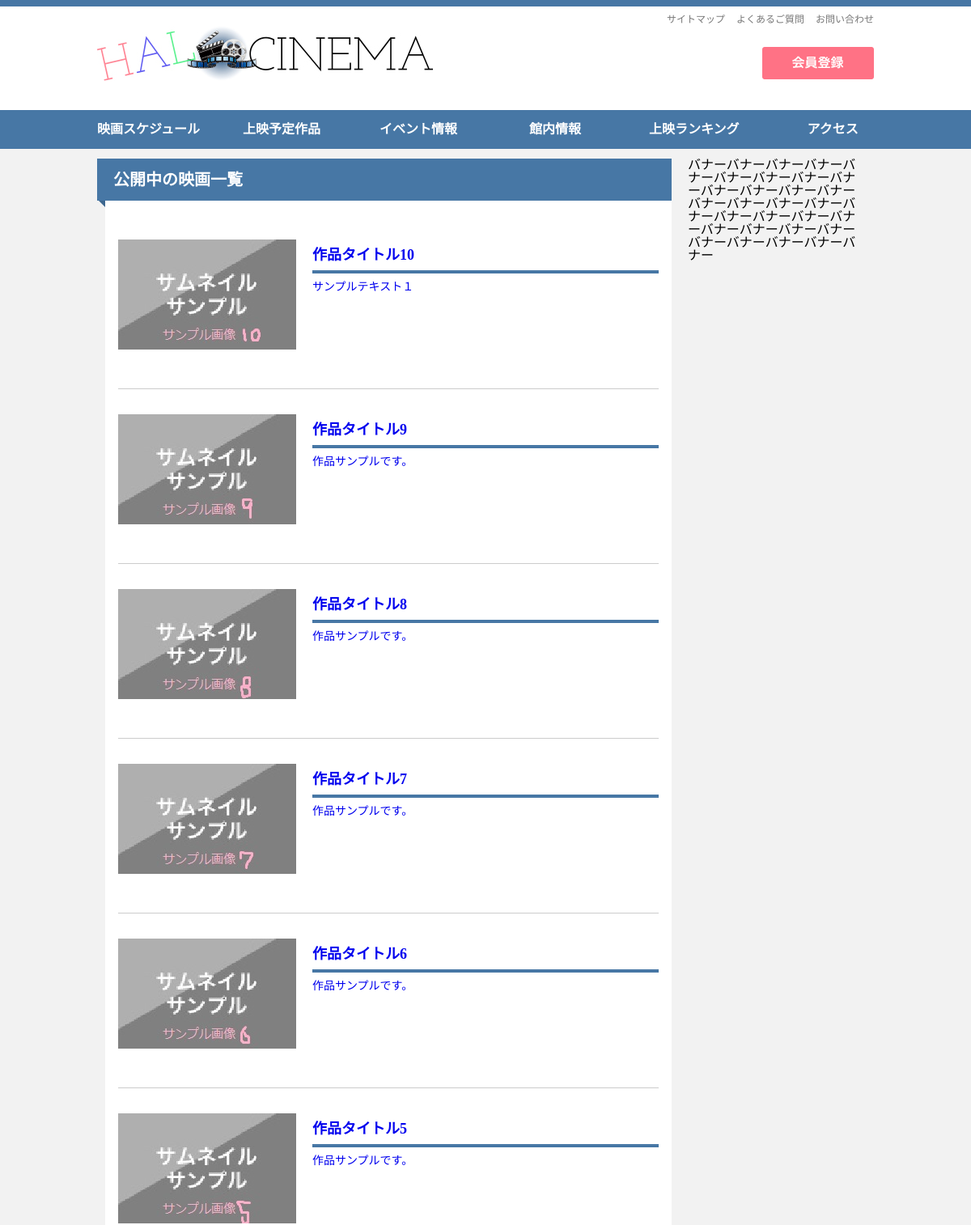
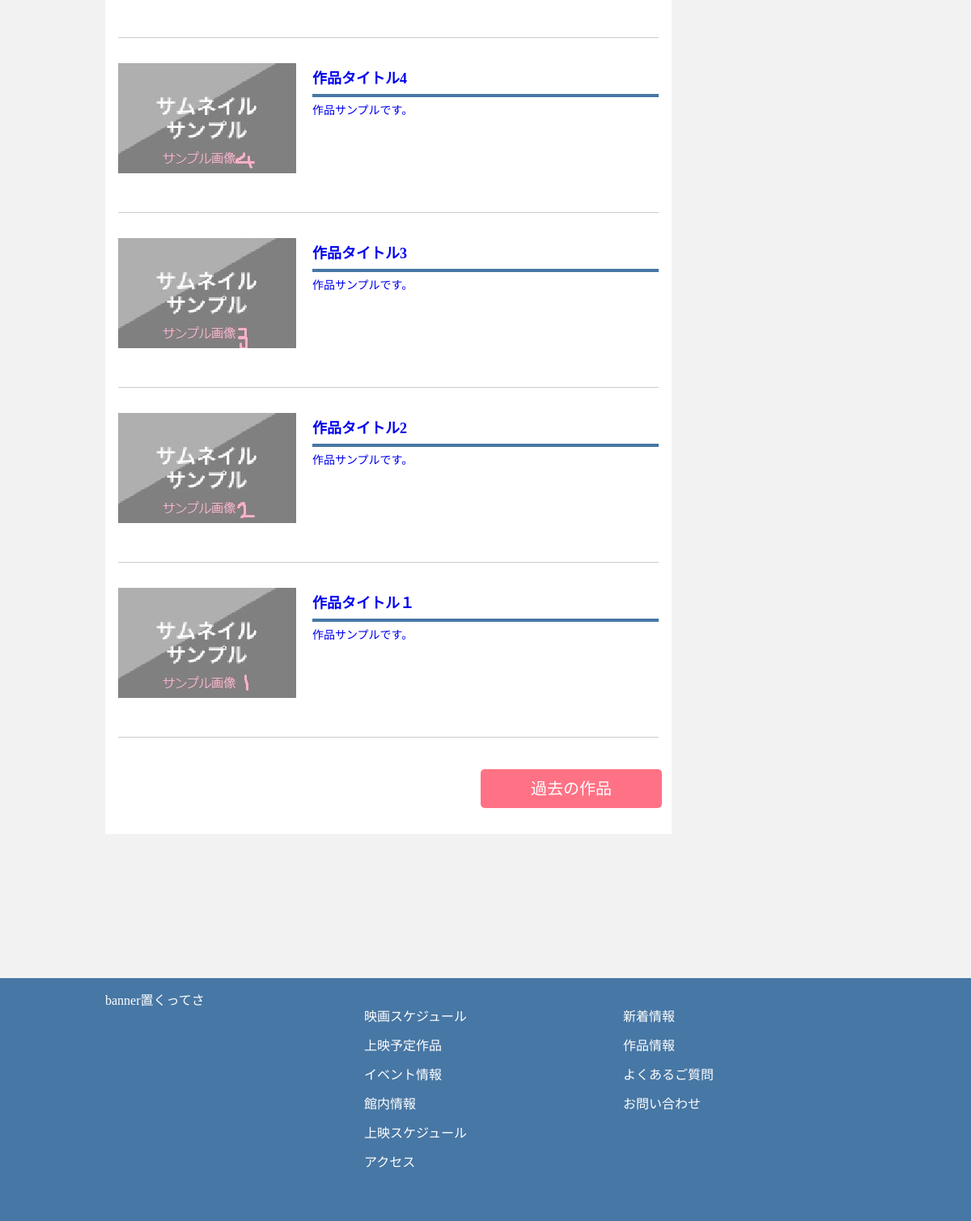
Screenshot of /coad/movie_list.php with the database file from the repository (2 pictures, top to bottom).
### tables this page shows
CREATE TABLE IF NOT EXISTS `movie` (
  `movie_id` varchar(7) NOT NULL,
  `movie_title` varchar(255) NOT NULL,
  `thumbnail` varchar(255) DEFAULT NULL,
  `start_day` date NOT NULL,
  `end_day` date NOT NULL,
  `movie_detail` text NOT NULL,
  `show_time` varchar(3) NOT NULL,
  `actor` text,
  `director` char(255) DEFAULT NULL,
  `url` varchar(255) DEFAULT NULL,
  `genre_id` varchar(2) NOT NULL,
  PRIMARY KEY (`movie_id`)
);

### coad/movie_list.php (the view, shortened to what this page needs)
<!DOCTYPE html>
<html>
	<head>
		<link rel="stylesheet" href="css/reset.css">
		<link rel="stylesheet" href="css/common.css">
		<link rel="stylesheet" href="css/movie_list.css">
		<?php
			$connect = mysqli_connect("localhost","root","");
			mysqli_select_db($connect,"hal_cinema");
			mysqli_set_charset($connect,"utf8");
			$sql = "SELECT movie_title as title,thumbnail as thm,movie_detail as det,actor as act,director as dir,start_day as sday FROM movie ORDER BY movie_id DESC";
			$result = mysqli_query($connect,$sql);
		?>
	</head>
	<body>
		<header id="header">
			<nav id="toplinkbar">
				<a href="#"><img class="logo" src="images/logo.jpg"></a>
				<a href="#"><img class="member_botton" src="images/member_botton.png"></a>
				<div id="toplinkbar_inner">
					<ul>
						<a href="#"><li id="toplinkbar_menu1">サイトマップ</li></a>
						<a href="#"><li id="toplinkbar_menu2">よくあるご質問</li></a>
						<a href="#"><li>お問い合わせ</li></a>
					</ul>
				</div>
			</nav>
			<nav id="global">
				<div id="global_inner">
					<ul>
						<a href="#"><li id="global_menu1">映画スケジュール</li></a>
						<a href="#"><li id="global_menu2">上映予定作品</li></a>
						<a href="#"><li id="global_menu3">イベント情報</li></a>
						<a href="#"><li id="global_menu4">館内情報</li></a>
						<a href="#"><li id="global_menu5">上映ランキング</li></a>
						<a href="#"><li>アクセス</li></a>
					</ul>
				</div>
			</nav>
		</header>
		<div id="wrapper" class="clearfix">
			<article>
				<div id="contentszone">
					<h2 class="clearfix">公開中の映画一覧</h2>
					<div id="contentszonecover">
						<?php
							while( $data = mysqli_fetch_array( $result ) )
							{
								if( $data["sday"] <= date(Ynj))
								{
									echo "<a href='movie-detail.php?title=".$data["title"]."&thm=".$data["thm"]."&det=".$data["det"]."&act=".$data["act"]."&dir=".$data["dir"]."'><div class='movielist_box'>";
									echo "<div class='movielist_content'>";
									echo "<div class='movielist_thumbnail'><img src='images/thumbnail/".$data["thm"]."'></div>";
									echo "<div class='movielist_details'>";
									echo "<h3 class='movielist_title'>".$data["title"]."</h3>";
									echo "<p class='movielist_text'>".$data["det"]."</p>";
									echo "</div>";
									echo "</div>";
									echo "</div></a>";
								}
							}
						?>
						<p id="next">過去の作品</p>
					</div>
				</div>
				<div id="bannerzone">
					バナーバナーバナーバナーバナーバナーバナーバナーバナーバナーバナーバナーバナーバナーバナーバナーバナーバナーバナーバナーバナーバナーバナーバナーバナーバナーバナーバナーバナーバナーバナー
				</div>
			</article>
		</div>
		<footer id="footer">
			<div id="fotter_inner">
				<div class="fotter_block">
					banner置くってさ
				</div>
				<div class="fotter_block">
					<ul>
						<li>映画スケジュール</li>
						<li>上映予定作品</li>
						<li>イベント情報</li>
						<li>館内情報</li>
						<li>上映スケジュール</li>
						<li>アクセス</li>
					</ul>
				</div>
				<div id="last_block" class="fotter_block">
					<ul>
						<li>新着情報</li>
						<li>作品情報</li>
						<li>よくあるご質問</li>
						<li>お問い合わせ</li>
					</ul>
				</div>
			</div>
		</footer>
	</body>
</html>

### coad/css/common.css (style rules this page uses)
body { font-family:'Lucida Grande','Hiragino Kaku Gothic ProN','ヒラギノ角ゴ ProN W3','Meiryo','メイリオ','sans-serif'; background-color:#f2f2f2; }
li { margin-left:0px; list-style-type: none; }
h3 { font-size:18px; padding-bottom:10px; border-bottom:solid 4px #4777a5; }
.clearfix { *zoom:1; }
.clearfix:after { content:""; display:block; clear:both; }
#wrapper { margin:auto; margin-top:12px; padding-left:10px; padding-right:10px; padding-bottom:178px; width:940px; }
#wrapper h2 { color:#fff; background-color:#4777a5; font-size:20px; line-height:52px; margin-bottom:16px; margin-left:-10px; height:52px; }
h2:before { position:relative; top:13px; left:-10px; content: ""; border: 10px solid transparent; border-right-color:#3d678f; z-index:-1; }
#header { border-top:solid 8px #4777a5; background-color:#fff; height:176px; }
#toplinkbar { margin:auto; width:960px; height:128px; }
.logo { margin-top:24px; }
.member_botton { float:right; position:relative; top:50px; }
#toplinkbar_inner { position:relative; top:-88px; left:704px; width:260px; }
#header ul { list-style-type:none; }
#toplinkbar_inner li { font-size:12px; color:#777; display:inline; }
#toplinkbar_menu1 { margin-right:10px; }
#toplinkbar_menu2 { margin-right:10px; }
#global { background-color:#4777a5; height:48px; }
#global_inner { margin:auto; padding-top:16px; background-color:#4777a5; padding-left:10px; padding-right:10px; width:960px; height:32px; }
#global_menu1 { margin-right:49px; }
#global_menu2 { margin-right:69px; }
#global_menu3 { margin-right:85px; }
#global_menu4 { margin-right:80px; }
#global_menu5 { margin-right:80px; }
#global ul { list-style-type:none; }
#global_inner li { color:#fff; font-weight:900; display:inline; }
a { text-decoration:none; }
#contentszone { float:left; width:700px; background-color:#fff; }
#bannerzone { float:left; width:220px; }
#footer { background-color:#4777a5; height:300px; }
#fotter_inner { margin:auto; padding-left:10px; padding-right:10px; color:#fff; width:940px; height:300px; }
.fotter_block { float:left; margin-top:20px; margin-right:20px; width:300px; }
#last_block { margin-right:0px; }
.fotter_block li { margin-top:20px; }

### coad/css/movie_list.css (style rules this page uses)
#contentszone { margin-right:20px; }
.movielist_box { width:720px; height:216px; margin-left:16px; margin-right:16px; }
.movielist_content { width:668px; height:216px; border-bottom:solid 1px #ccc; }
.movielist_details { float:left; width:428px; height:168px; margin-top:42px; }
.movielist_thumbnail { float:left; background-color:#777; width:220px; height:136px; margin-top:32px; margin-bottom:32px; margin-right:20px; }
.movielist_title { font-size:18px; padding-bottom:10px; border-bottom:solid 4px #4777a5; }
.movielist_text { margin-top:10px; font-size:14px; }
#next { width:224px; line-height:48px; margin-top:40px; margin-bottom:32px; margin-left:464px; border-radius: 5px; -webkit-border-radius: 5px; -moz-border-radius: 5px; background-color:#ff7285; color:#fff; font-size:20px; text-align:center; }

### rows the page displays
movie: thumbnail (picture), movie_title "作品タイトル10", movie_detail "サンプルテキスト１"
movie: thumbnail (picture), movie_title "作品タイトル9", movie_detail "作品サンプルです。"
movie: thumbnail (picture), movie_title "作品タイトル8", movie_detail "作品サンプルです。"
movie: thumbnail (picture), movie_title "作品タイトル7", movie_detail "作品サンプルです。"
movie: thumbnail (picture), movie_title "作品タイトル6", movie_detail "作品サンプルです。"
movie: thumbnail (picture), movie_title "作品タイトル5", movie_detail "作品サンプルです。"
movie: thumbnail (picture), movie_title "作品タイトル4", movie_detail "作品サンプルです。"
movie: thumbnail (picture), movie_title "作品タイトル3", movie_detail "作品サンプルです。"
movie: thumbnail (picture), movie_title "作品タイトル2", movie_detail "作品サンプルです。"
movie: thumbnail (picture), movie_title "作品タイトル１", movie_detail "作品サンプルです。"
